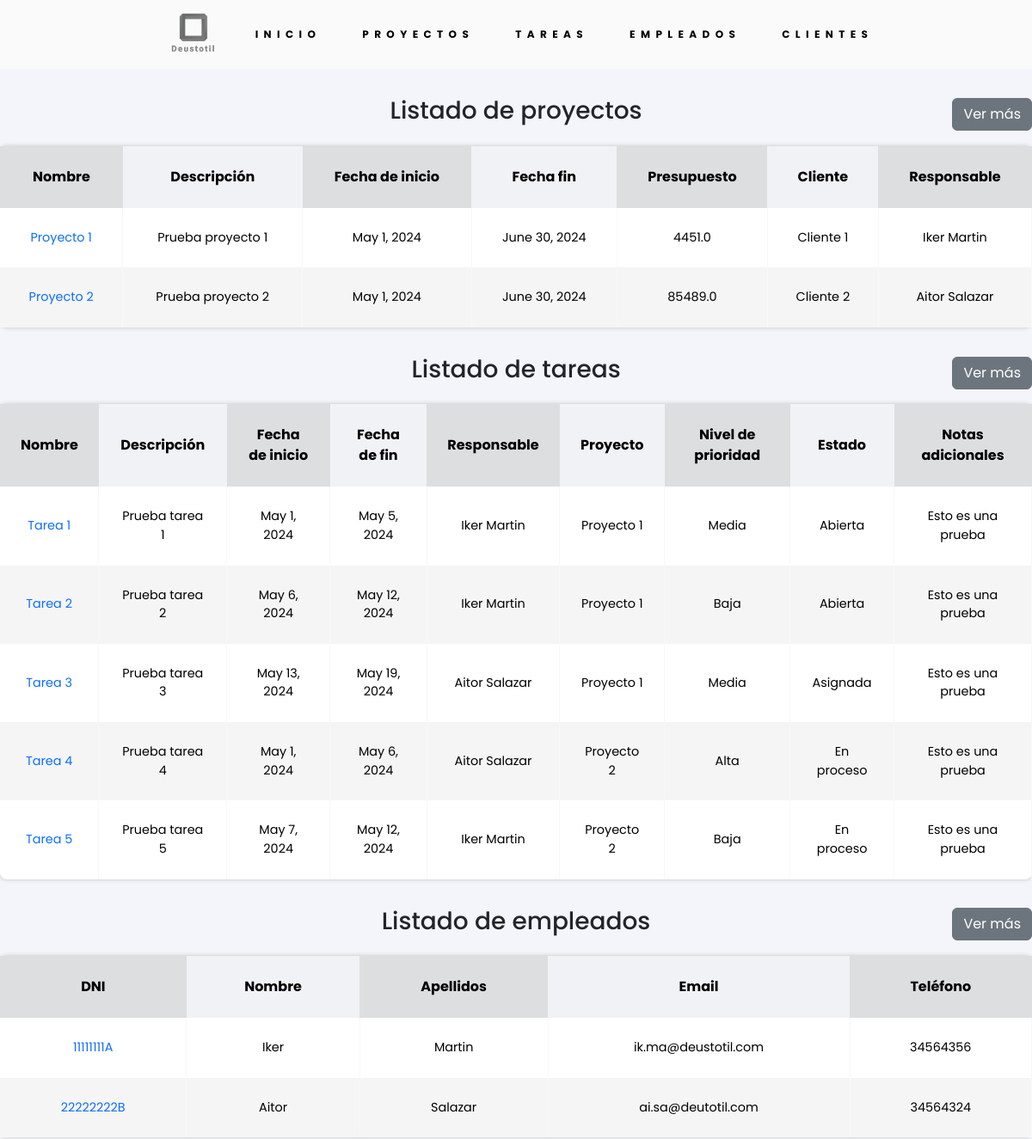
Page / (signed in, upper part) on the earlier database version.
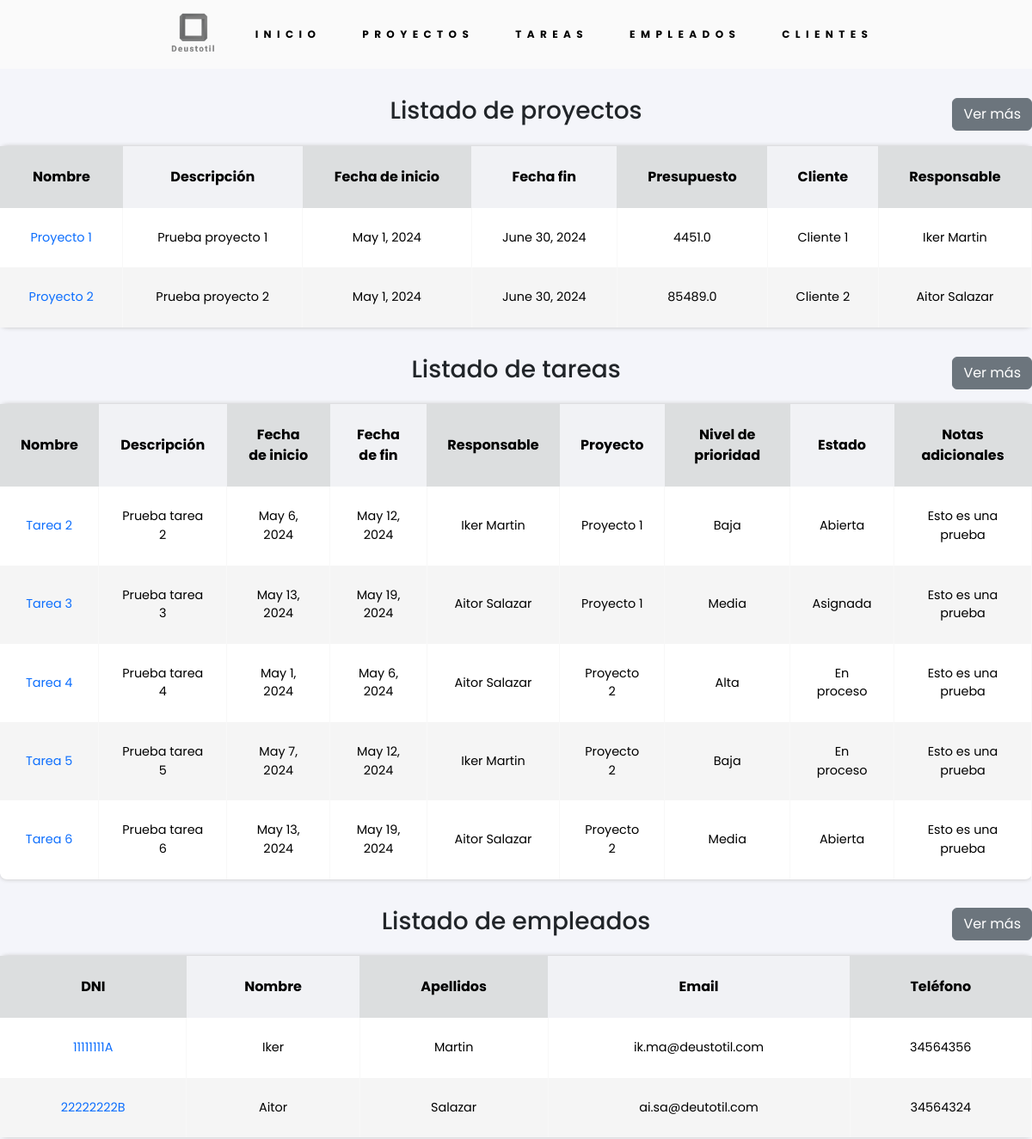
Same page on the later database version.
### appDeustotil/models.py (models this page shows, shortened)
class Proyecto(models.Model):
    nombre = models.CharField(max_length=25)
    descripcion = models.CharField(max_length=200)
    fecha_inicio = models.DateField()
    fecha_fin = models.DateField()
    presupuesto = models.FloatField()
    cliente = models.ForeignKey(Cliente, on_delete=models.CASCADE)
    responsable = models.ForeignKey(Empleado, on_delete=models.CASCADE)
    def __str__(self):
        return self.nombre

class Cliente(models.Model):
    nombre = models.CharField(max_length=25)
    telefono = models.IntegerField()
    direccion = models.CharField(max_length=50)

class Empleado(models.Model):
    dni = models.CharField(max_length=9, unique=True)
    nombre = models.CharField(max_length=15)
    apellidos = models.CharField(max_length=50)
    email = models.EmailField()
    telefono = models.IntegerField()
    def __str__(self):
        return self.nombre + " " + self.apellidos

class Tarea(models.Model):
    nombre = models.CharField(max_length=25)
    descripcion = models.CharField(max_length=200)
    fecha_inicio = models.DateField()
    fecha_fin = models.DateField()
    responsable = models.ForeignKey(Empleado, on_delete=models.CASCADE)
    proyecto = models.ForeignKey(Proyecto, on_delete=models.CASCADE)
    nivel_prioridad =  models.ForeignKey(Prioridad, on_delete=models.CASCADE)
    estado_tarea =   models.ForeignKey(EstadoTarea, on_delete=models.CASCADE)
    notas = models.CharField(max_length=500)

class Prioridad (models.Model):
    prioridad = models.CharField(max_length=5,unique=True)
    def __str__(self):
        return self.prioridad

class EstadoTarea (models.Model):
    estado = models.CharField(max_length=10,unique=True)
    def __str__(self):
        return self.estado

### appDeustotil/views.py (the view)
# urls.py: path('', login_required(views.IndexListView.as_view()), name='index'),
class IndexListView(ListView):
    def get(self, request, *args, **kwargs):
        proyectos = Proyecto.objects.all()[:5]
        tareas = Tarea.objects.all()[:5]
        empleados = Empleado.objects.all()[:5]
        clientes = Cliente.objects.all()[:5]
        context = {'lista_proyectos': proyectos, 'lista_tareas': tareas, 'lista_empleados': empleados, 'lista_clientes': clientes}
        return render(request,'index.html', context)

### appDeustotil/templates/index.html (shortened to what the changed rows need)
{% extends "base.html" %}
{% block contenido %}
    <div class="title-container">
        <h2>Listado de proyectos</h2>
    </div>
    {% if lista_proyectos %}
        <table class="tablas">
            <thead>
                <tr>
                    <th>Nombre</th>
                    <th>Descripción</th>
                    <th>Fecha de inicio </th>
                    <th>Fecha fin </th>
                    <th>Presupuesto</th>
                    <th>Cliente</th>
                    <th>Responsable</th>
                </tr>
            </thead>
            <tbody>
                {% for proyecto in lista_proyectos %}
                <tr>
                    <td>
                        <a href="{% url 'detail_proyecto' pk=proyecto.id %}">{{ proyecto.nombre}}</a>
                    </td>
                    <td>{{ proyecto.descripcion }}</td>
                    <td>{{ proyecto.fecha_inicio }}</td>
                    <td>{{ proyecto.fecha_fin }}</td>
                    <td>{{ proyecto.presupuesto }}</td>
                    <td>{{ proyecto.cliente.nombre }}</td>
                    <td>{{ proyecto.responsable }}</td>
                </tr>
                {% endfor %}
            </tbody>
        </table>
    {% else %}
        <p>No hay proyectos creados.</p>
    {% endif %}
    <div class="title-container">
        <h2>Listado de tareas</h2>
    </div>
    {% if lista_tareas %}
        <table class="tablas">
            <thead>
                <tr>
                    <th>Nombre</th>
                    <th>Descripción</th>
                    <th>Fecha de inicio</th>
                    <th>Fecha de fin</th>
                    <th>Responsable</th>
                    <th>Proyecto</th>
                    <th>Nivel de prioridad</th>
                    <th>Estado</th>
                    <th>Notas adicionales</th>
                </tr>
            </thead>
            <tbody>
                {% for tarea in lista_tareas %}
                <tr>
                    <td>
                        <a href="{% url 'detail_tarea' pk=tarea.id %}">{{ tarea.nombre }}</a>
                    </td>
                    <td>{{ tarea.descripcion }}</td>
                    <td>{{ tarea.fecha_inicio }}</td>
                    <td>{{ tarea.fecha_fin }}</td>
                    <td>{{ tarea.responsable }}</td>
                    <td>{{ tarea.proyecto }}</td>
                    <td>{{ tarea.nivel_prioridad }}</td>
                    <td>{{ tarea.estado_tarea }}</td>
                    <td>{{ tarea.notas }}</td>
                </tr>
                {% endfor %}
            </tbody>
        </table>
    {% else %}
        <p>No hay tareas creadas.</p>
    {% endif %}
    <div class="title-container">
        <h2>Listado de empleados</h2>
    </div>
    {% if lista_empleados %}
        <table class="tablas">
            <thead>
                <tr>
                    <th>DNI</th>
                    <th>Nombre</th>
                    <th>Apellidos</th>
                    <th>Email</th>
                    <th>Teléfono</th>
                </tr>
            </thead>
            <tbody>
                {% for empleado in lista_empleados %}
                <tr>
                    <td>
                        <a href="{% url 'detail_empleado' pk=empleado.id %}">{{ empleado.dni }}</a>
                    </td>
                    <td>{{ empleado.nombre }}</td>
                    <td>{{ empleado.apellidos }}</td>
                    <td>{{ empleado.email }}</td>
                    <td>{{ empleado.telefono }}</td>
                </tr>
                {% endfor %}
            </tbody>
        </table>
    {% else %}
        <p>No hay empleados creados.</p>
    {% endif %}
{% endblock %}

Differences in the rows shown:
removed Tarea: nombre "Tarea 1", descripcion "Prueba tarea 1", fecha_inicio "May 1, 2024", fecha_fin "May 5, 2024", responsable "Iker Martin", proyecto "Proyecto 1", nivel_prioridad "Media", estado_tarea "Abierta", notas "Esto es una prueba"
now on this page (row unchanged): Tarea: nombre "Tarea 6", descripcion "Prueba tarea 6", fecha_inicio "May 13, 2024", fecha_fin "May 19, 2024", responsable "Aitor Salazar", proyecto "Proyecto 2", nivel_prioridad "Media", estado_tarea "Abierta", notas "Esto es una prueba"
